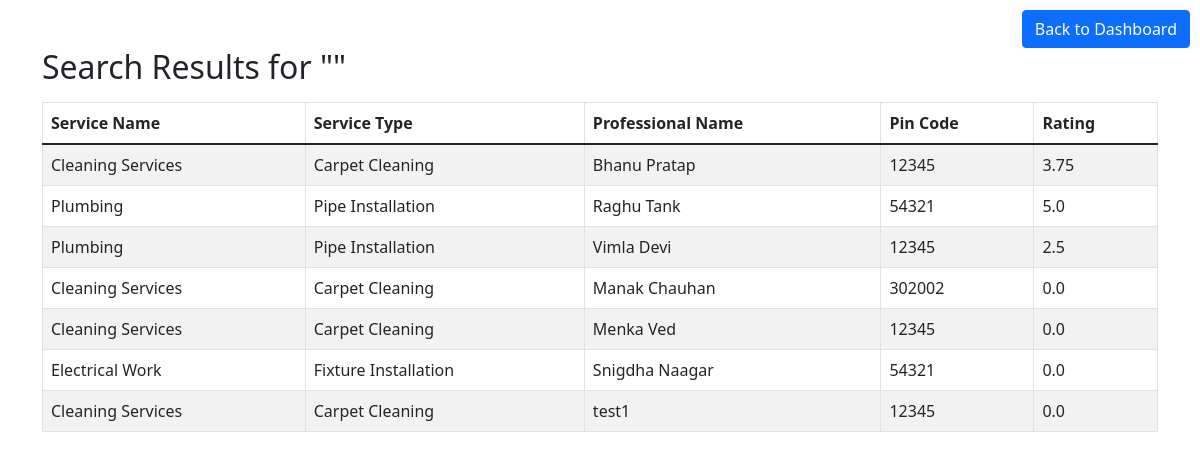
/search_results, run on the app's committed database.
### tables this page shows
CREATE TABLE users (
        id INTEGER PRIMARY KEY AUTOINCREMENT,
        email TEXT UNIQUE NOT NULL,
        password TEXT NOT NULL,
        role TEXT NOT NULL,
        full_name TEXT,
        address TEXT,
        pin_code INTEGER,
        mobile_number TEXT,
        experience INTEGER,
        rating FLOAT DEFAULT 0,       
        documents_path TEXT,  -- Optional field for service professionals
        service_id INTEGER,  -- New column for storing the selected service
        service_type_id INTEGER,       
        is_blocked INTEGER DEFAULT 0,
        FOREIGN KEY (service_id) REFERENCES services(id),  -- Link to the services table
        FOREIGN KEY (service_type_id) REFERENCES service_types(id)       
    );

CREATE TABLE services (
        id INTEGER PRIMARY KEY AUTOINCREMENT,
        name TEXT NOT NULL,
        price REAL NOT NULL,
        time_required INTEGER NOT NULL,
        description TEXT NOT NULL
    );

CREATE TABLE service_types (
        id INTEGER PRIMARY KEY AUTOINCREMENT,
        service_id INTEGER NOT NULL,  -- Link to services table
        type_name TEXT NOT NULL,
        FOREIGN KEY (service_id) REFERENCES services(id)
    );

### routes/customer_dashboard_routes.py (the view)
@app.route('/search_results', methods=['GET'])
def search_results():
    query = request.args.get('query', '').strip()
    db = get_db()
    cursor = db.execute("""
        SELECT s.name AS service_name, st.type_name AS service_type, u.full_name AS professional_name, u.pin_code, u.rating
        FROM services s
        JOIN service_types st ON s.id = st.service_id
        JOIN users u ON u.service_type_id = st.id
        WHERE s.name LIKE ? OR st.type_name LIKE ? OR u.pin_code LIKE ?
    """, (f"%{query}%", f"%{query}%", f"%{query}%"))
    results = cursor.fetchall()
    cursor.close()
    return render_template('search_results.html', query=query, results=results)

### routes/customer_dashboard_routes.py (called while the page is built)
def get_db():
    if 'db' not in g:
        g.db = sqlite3.connect(DATABASE)
        g.db.row_factory = sqlite3.Row
    return g.db

### templates/search_results.html (shortened to what this page needs)
<!DOCTYPE html>
<html lang="en">
<head>
    <link href="https://cdn.jsdelivr.net/npm/bootstrap@5.1.3/dist/css/bootstrap.min.css" rel="stylesheet">
</head>
<body>
<div class="container mt-5">
    <a href="{{ url_for('customer_home') }}" class="btn btn-primary" style="position: absolute; top: 10px; right: 10px;">Back to Dashboard</a>
    <h2>Search Results for "{{ query }}"</h2>
    {% if results %}
    <table class="table table-bordered table-striped mt-3">
        <thead>
            <tr>
                <th>Service Name</th>
                <th>Service Type</th>
                <th>Professional Name</th>
                <th>Pin Code</th>
                <th>Rating</th>
            </tr>
        </thead>
        <tbody>
            {% for result in results %}
            <tr>
                <td>{{ result['service_name'] }}</td>
                <td>{{ result['service_type'] }}</td>
                <td>{{ result['professional_name'] }}</td>
                <td>{{ result['pin_code'] }}</td>
                <td>{{ result['rating'] }}</td>
            </tr>
            {% endfor %}
        </tbody>
    </table>
    {% else %}
    <p>No results found for "{{ query }}".</p>
    {% endif %}
</div>
</body>
</html>

### data on the page
users: service_name "Cleaning Services", service_type "Carpet Cleaning", professional_name "Bhanu Pratap", pin_code "12345", rating "3.75"
users: service_name "Plumbing", service_type "Pipe Installation", professional_name "Raghu Tank", pin_code "54321", rating "5.0"
users: service_name "Plumbing", service_type "Pipe Installation", professional_name "Vimla Devi", pin_code "12345", rating "2.5"
users: service_name "Cleaning Services", service_type "Carpet Cleaning", professional_name "Manak Chauhan", pin_code "302002", rating "0.0"
users: service_name "Cleaning Services", service_type "Carpet Cleaning", professional_name "Menka Ved", pin_code "12345", rating "0.0"
users: service_name "Electrical Work", service_type "Fixture Installation", professional_name "Snigdha Naagar", pin_code "54321", rating "0.0"
users: service_name "Cleaning Services", service_type "Carpet Cleaning", professional_name "test1", pin_code "12345", rating "0.0"
